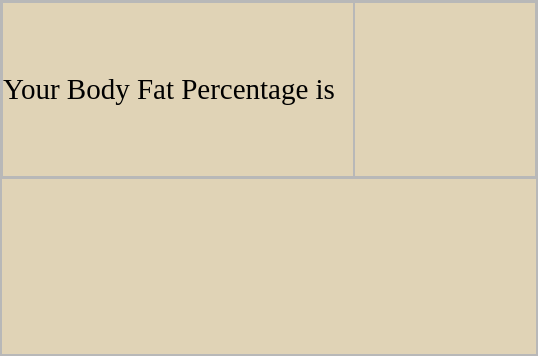
<?xml version="1.0" encoding="UTF-8"?>
<ui version="4.0">
 <class>dbf</class>
 <widget class="QMainWindow" name="dbf">
  <property name="geometry">
   <rect>
    <x>0</x>
    <y>0</y>
    <width>538</width>
    <height>356</height>
   </rect>
  </property>
  <property name="windowTitle">
   <string>dbf</string>
  </property>
  <property name="styleSheet">
   <string notr="true">QMainWindow {background: #e0d3b6;} QPushButton {background: #cc7f63;} QCommandLinkButton {background:#e0d3b6;} QLabel {font: #000000;} QLineEdit {font: #161514;}</string>
  </property>
  <widget class="QWidget" name="centralwidget">
   <property name="styleSheet">
    <string notr="true">QMainWindow {background: #e0d3b6;} QPushButton {background: #cc7f63;} QCommandLinkButton {background:#e0d3b6;} QLabel {font: #000000;} QLineEdit {font: #161514;}</string>
   </property>
   <layout class="QHBoxLayout" name="horizontalLayout_5">
    <property name="spacing">
     <number>0</number>
    </property>
    <property name="leftMargin">
     <number>0</number>
    </property>
    <property name="topMargin">
     <number>0</number>
    </property>
    <property name="rightMargin">
     <number>0</number>
    </property>
    <property name="bottomMargin">
     <number>0</number>
    </property>
    <item>
     <widget class="QFrame" name="frame">
      <property name="styleSheet">
       <string notr="true">QMainWindow {background: #e0d3b6;} QPushButton {background: #cc7f63;} QCommandLinkButton {background:#e0d3b6;} QLabel {font: #000000;} QLineEdit {font: #161514;}</string>
      </property>
      <property name="frameShape">
       <enum>QFrame::StyledPanel</enum>
      </property>
      <property name="frameShadow">
       <enum>QFrame::Raised</enum>
      </property>
      <layout class="QVBoxLayout" name="verticalLayout_2">
       <property name="spacing">
        <number>0</number>
       </property>
       <property name="leftMargin">
        <number>0</number>
       </property>
       <property name="topMargin">
        <number>0</number>
       </property>
       <property name="rightMargin">
        <number>0</number>
       </property>
       <property name="bottomMargin">
        <number>0</number>
       </property>
       <item>
        <widget class="QFrame" name="frame_2">
         <property name="frameShape">
          <enum>QFrame::StyledPanel</enum>
         </property>
         <property name="frameShadow">
          <enum>QFrame::Raised</enum>
         </property>
         <layout class="QHBoxLayout" name="horizontalLayout_4">
          <property name="spacing">
           <number>0</number>
          </property>
          <property name="leftMargin">
           <number>0</number>
          </property>
          <property name="topMargin">
           <number>0</number>
          </property>
          <property name="rightMargin">
           <number>0</number>
          </property>
          <property name="bottomMargin">
           <number>0</number>
          </property>
          <item>
           <widget class="QFrame" name="frame_5">
            <property name="minimumSize">
             <size>
              <width>100</width>
              <height>0</height>
             </size>
            </property>
            <property name="frameShape">
             <enum>QFrame::StyledPanel</enum>
            </property>
            <property name="frameShadow">
             <enum>QFrame::Raised</enum>
            </property>
            <layout class="QHBoxLayout" name="horizontalLayout_3">
             <property name="spacing">
              <number>0</number>
             </property>
             <property name="leftMargin">
              <number>0</number>
             </property>
             <property name="topMargin">
              <number>0</number>
             </property>
             <property name="rightMargin">
              <number>0</number>
             </property>
             <property name="bottomMargin">
              <number>0</number>
             </property>
             <item>
              <widget class="QLabel" name="label">
               <property name="minimumSize">
                <size>
                 <width>350</width>
                 <height>0</height>
                </size>
               </property>
               <property name="maximumSize">
                <size>
                 <width>350</width>
                 <height>16777215</height>
                </size>
               </property>
               <property name="font">
                <font>
                 <family>Times New Roman</family>
                 <pointsize>22</pointsize>
                 <italic>false</italic>
                 <bold>false</bold>
                </font>
               </property>
               <property name="styleSheet">
                <string notr="true">QMainWindow {background: #e0d3b6;} QPushButton {background: #cc7f63;} QCommandLinkButton {background:#e0d3b6;} QLabel {font: #000000;} QLineEdit {font: #161514;}</string>
               </property>
               <property name="text">
                <string>Your Body Fat Percentage is </string>
               </property>
              </widget>
             </item>
            </layout>
           </widget>
          </item>
          <item>
           <widget class="QFrame" name="frame_4">
            <property name="frameShape">
             <enum>QFrame::StyledPanel</enum>
            </property>
            <property name="frameShadow">
             <enum>QFrame::Raised</enum>
            </property>
            <layout class="QHBoxLayout" name="horizontalLayout">
             <property name="spacing">
              <number>0</number>
             </property>
             <property name="leftMargin">
              <number>0</number>
             </property>
             <property name="topMargin">
              <number>0</number>
             </property>
             <property name="rightMargin">
              <number>0</number>
             </property>
             <property name="bottomMargin">
              <number>0</number>
             </property>
             <item>
              <widget class="QLabel" name="label_2">
               <property name="font">
                <font>
                 <family>Times New Roman</family>
                 <pointsize>22</pointsize>
                 <italic>false</italic>
                 <bold>false</bold>
                </font>
               </property>
               <property name="styleSheet">
                <string notr="true">QMainWindow {background: #e0d3b6;} QPushButton {background: #cc7f63;} QCommandLinkButton {background:#e0d3b6;} QLabel {font: #000000;} QLineEdit {font: #161514;}</string>
               </property>
               <property name="text">
                <string/>
               </property>
              </widget>
             </item>
            </layout>
           </widget>
          </item>
         </layout>
        </widget>
       </item>
       <item>
        <widget class="QFrame" name="frame_3">
         <property name="styleSheet">
          <string notr="true">QMainWindow {background: #e0d3b6;} QPushButton {background: #cc7f63;} QCommandLinkButton {background:#e0d3b6;} QLabel {font: #000000;} QLineEdit {font: #161514;}</string>
         </property>
         <property name="frameShape">
          <enum>QFrame::StyledPanel</enum>
         </property>
         <property name="frameShadow">
          <enum>QFrame::Raised</enum>
         </property>
         <layout class="QHBoxLayout" name="horizontalLayout_2">
          <property name="spacing">
           <number>0</number>
          </property>
          <property name="leftMargin">
           <number>0</number>
          </property>
          <property name="topMargin">
           <number>0</number>
          </property>
          <property name="rightMargin">
           <number>0</number>
          </property>
          <property name="bottomMargin">
           <number>0</number>
          </property>
         </layout>
        </widget>
       </item>
      </layout>
     </widget>
    </item>
   </layout>
  </widget>
 </widget>
 <resources/>
 <connections/>
</ui>
